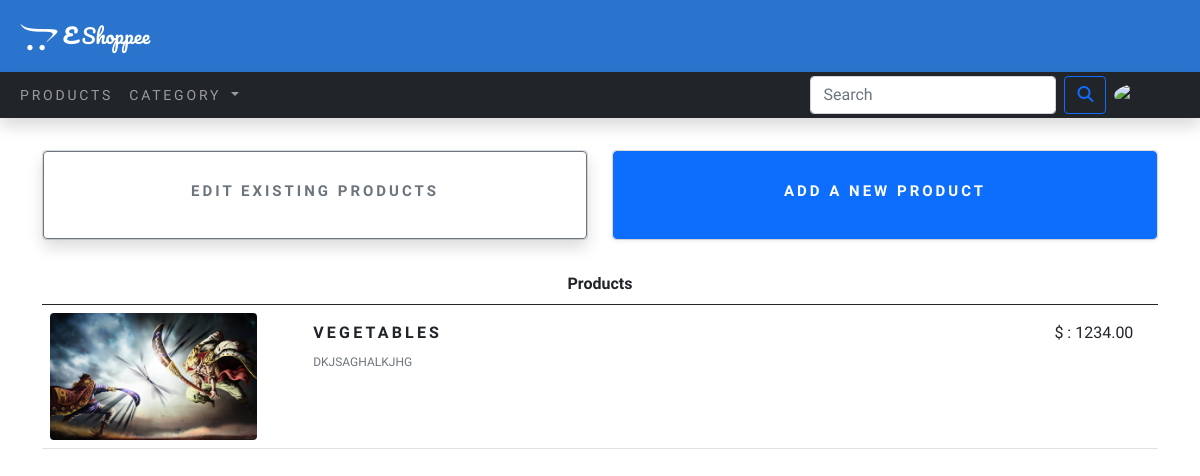
Before: /user/dashboard/ (signed in) with the older database file.
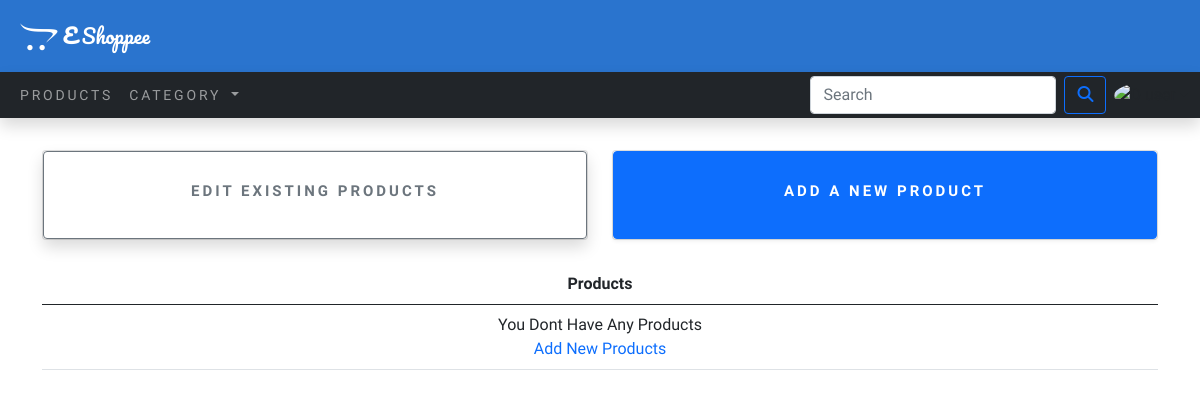
After: the same page with the newer database file.
### E_App/models.py (models this page shows, shortened)
class Product(models.Model):
    name = models.CharField(max_length=250, unique=True)
    slug = models.SlugField(max_length=250, unique=True)
    description = models.TextField(blank=True)
    price = models.DecimalField(max_digits=10, decimal_places=2)
    category = models.ForeignKey(Category, on_delete=models.CASCADE)
    seller = models.ForeignKey(User, null=True, on_delete=models.CASCADE)
    product_image = models.ImageField(upload_to='product')
    stock = models.IntegerField()
    available = models.BooleanField(default=True)
    created = models.DateTimeField(auto_now_add=True)
    updated = models.DateTimeField(auto_now=True)
    class Meta:
        ordering = ('name',)
        verbose_name = 'product'
        verbose_name_plural = 'products'
    def get_url(self):
        return reverse('E_App:ProductDetail', args=[self.category.slug, self.slug])

### E_User/views.py (the view)
# urls.py: path('dashboard/', views.dashboard, name='Dashboard')
def dashboard(request):
    if request.user.is_seller == True:
        products = Product.objects.all().filter(seller=request.user)
    else:
        messages.info(request, 'User is Buyer')
    return render(request, 'dashboard.html', {'products': products})

### E_App/context_processors.py (called while the page is built)
def menu_links(request):
    links = Category.objects.all()
    return dict(links=links)

### E_App/models.py (called while the page is built)
    def get_url(self):
        return reverse('E_App:prod_by_cat', args=[self.slug])

### E_Cart/context_processors.py (called while the page is built)
def counter(request):
    item_count = 0
    user = request.user.id
    if 'admin' in request.path:
        return {}
    else:
        try:
            cart = Cart.objects.filter(user=user)
            cart_items = CartItem.objects.all().filter(cart=cart[:1])
            for cart_item in cart_items:
                item_count +=  cart_item.quantity
        except Cart.DoesNotExist:
            item_count = 0
    return dict(item_count=item_count)

### template/dashboard.html
{% extends 'base.html' %}
{% load static %}
{% block content %}
    {% if request.user.is_seller == True %}
        <div class="container">
            <div class="row py-4">
                <div class="col-md-6 mt-2">
                    <div class="card">
                        <a href="{% url 'E_App:UpdateCatalogue' %}" class="btn btn-outline-secondary shadow">
                            <div class="card-body py-4 text-center">
                                <h5 style="text-transform: uppercase;letter-spacing: 0.2em;font-size: 15px;"><b>Edit Existing Products</b></h5>
                            </div>
                        </a>
                    </div>
                </div>
                <div class="col-md-6 mt-2">
                    <div class="card">
                        <a href="{% url 'E_App:AddProduct' %}" class="btn btn-primary shadow-sm">
                            <div class="card-body py-4 text-center">
                                <h5 style="text-transform: uppercase;letter-spacing: 0.2em;font-size: 15px;"><b>Add a New Product</b></h5>
                            </div>
                        </a>
                    </div>
                </div>
            </div>
            <table class="table table-hover ">
                <thead class="text-center">
                <tr>
                <th colspan="3">
                    Products
                </th>
                </tr>
                </thead>
                <tbody>
                    {% if not products %}
                        <tr>
                            <td class="text-center">
                                You Dont Have Any Products<br>
                                <a class="link-primary" href="{% url 'E_App:AddProduct' %}">Add New Products</a>
                            </td>
                        </tr>
                    {% else %}
                        {% for product in products %}
                            <tr>
                                <td width="20%">
                                    <a href="{{product.get_url}}">
                                        <img src="{{ product.product_image.url }}" width="100%" alt="random" class="float-start rounded">
                                    </a>
                                </td>
                                <td width="70%" class="px-5 py-3 text-uppercase">
                                    <b style="letter-spacing: 0.2em;"><a href="">{{product.name}}</a></b>
                                    <p class="text-muted mt-2" style="font-size: 12px;">{{product.description}}</p>
                                </td>
                                <td class="text-dark py-3">$ : {{product.price}} </td>
                            </tr>
                        {% endfor %}
                    {% endif %}
                </tbody>
            </table>
        </div>
    {% endif %}
{% endblock %}

Changed rows visible on the page:
removed Product: product_image (picture), name "VEGETABLES", description "DKJSAGHALKJHG", price "1234.00"
Other visible differences:
text now shown: "You Dont Have Any Products Add New Products"
